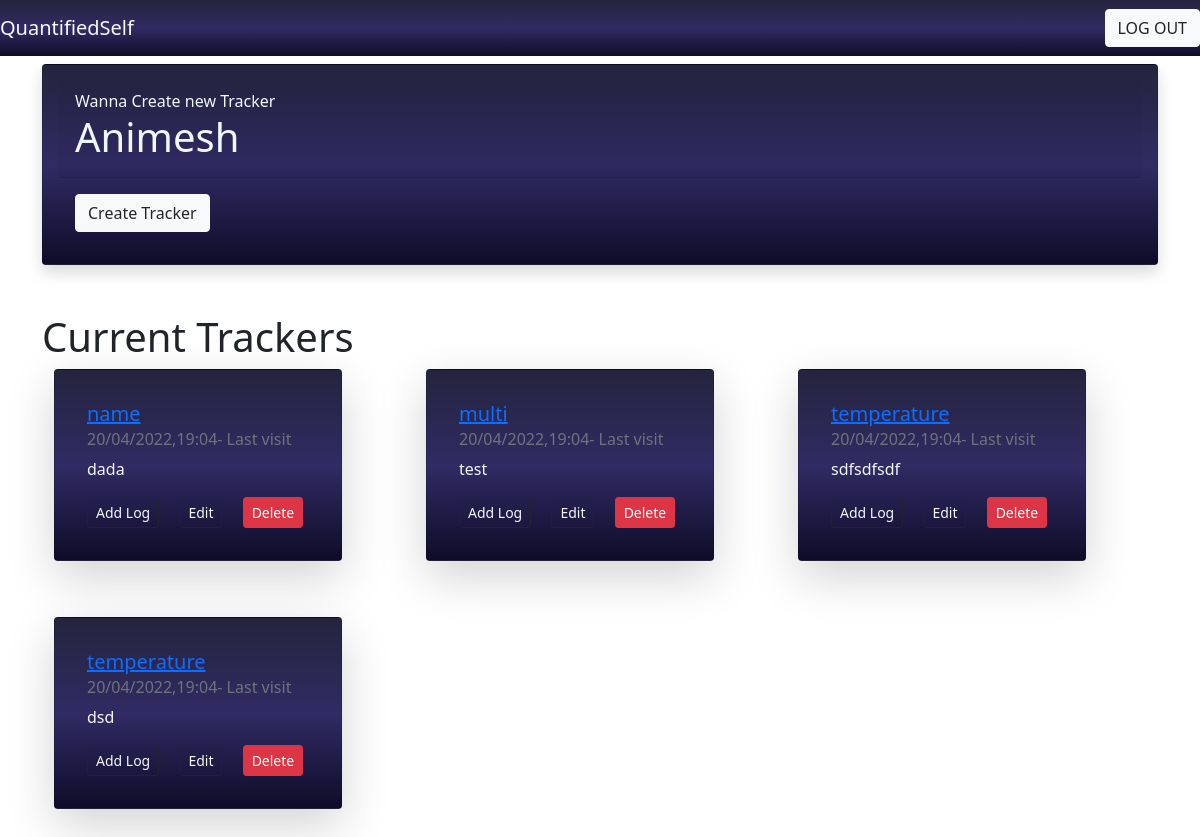
The page /dashboard (signed in) on the database its author committed.
### main.py (models this page shows)
class User(db.Model):
    id=db.Column(db.Integer, primary_key=True)
    username=db.Column(db.String,unique=True, nullable=False)
    password=db.Column(db.String, nullable=False)
    email=db.Column(db.String,unique=True, nullable=False)
    trackers=db.relationship('tracker',backref='user',lazy=True,cascade='all,delete')

class tracker(db.Model):
    t_id=db.Column(db.Integer, primary_key=True)
    Name=db.Column(db.String,nullable=False)
    desc=db.Column(db.String,nullable=False)
    type=db.Column(db.String)
    Settings=db.Column(db.String)
    user_id=db.Column(db.Integer,db.ForeignKey('user.id',ondelete='CASCADE'))
    logs=db.relationship('Addlog',backref='tracker',lazy=True,uselist=False,cascade='all,delete')

### main.py (the view)
@app.route('/dashboard')
def dashboard():
    if 'username' in session:
        u1=User.query.filter_by(username=session['username']).first()
        t1=tracker.query.filter_by(user_id=u1.id)
        return render_template('dashboard.html', track=t1,rev=rev)
    else:
        return redirect('/')

### templates/dashboard.html (shortened to what this page needs)
<!doctype html>
<html lang="en">
  <head>
    <link rel="stylesheet" href="{{url_for('static',filename='css/style.css')}}">
    <link href="https://cdn.jsdelivr.net/npm/bootstrap@5.1.3/dist/css/bootstrap.min.css" rel="stylesheet">
  </head>
  <body>
    <nav class="navbar navbar-light bg-light bg-nav">
      <a href="/" class="navbar-brand text-light">QuantifiedSelf</a>
      <a href="/logout" class="btn btn-light text-dark">LOG OUT</a>
    </nav>
    <div class="container mt-2">
      <div class="card shadow p-3 mb-5 bg-nav rounded">
        <div class="card-header" style="color: aliceblue;">
          Wanna Create new Tracker <h1 style="font-family: 'Segoe UI', Tahoma, Geneva, Verdana, sans-serif;text-transform:capitalize;">{{session.username}}</h1>
        </div>
        <div class="card-body" >
          <a href="/addtracker/{{session['username']}}"  style=" color: black;" class="btn btn-light text-dark">Create Tracker</a>
        </div>
      </div>
    </div>
    <div class="container">
     <h1>Current Trackers</h1>
     <div class="container">
       <div class="row">
     {% for t in track %}
     <div class="col-4 mb-2">
    <div class="card shadow-lg p-3 mb-5 bg-nav rounded" style="width: 18rem;">
      <div class="card-body ">
        <a href="/track/{{t.t_id}}"><h5 class="card-title">{{t.Name}}</h5></a>
        <h6 class="card-subtitle mb-2 text-muted">{{rev}}- Last visit</h6>
        <p class="card-text" style="color: aliceblue;">{{t.desc}}</p>
        <a href="/addlog/{{t.t_id}}" class="card-link btn btn-outline-dark btn-sm" style="color: aliceblue;">Add Log</a>
        <a href="/update/{{t.t_id}}" class="card-link btn btn-outline-dark btn-sm" style="color: aliceblue;">Edit</a>
        <a href="/del_track/{{t.t_id}}" class="card-link btn btn-danger btn-sm">Delete</a>
      </div>
    </div>
  </div>
    {% endfor %}
    </div>
    </div>
  </div>
  </body>
</html>

### static/css/style.css (style rules this page uses)
.bg-nav { background: #0f0c29; background: -webkit-linear-gradient(to bottom, #24243e, #302b63, #0f0c29); background: linear-gradient(to bottom, #24243e, #302b63, #0f0c29); }

### rows shown on the page
User: username "Animesh"
tracker: Name "name", rev "20/04/2022,19:04", desc "dada"
tracker: Name "multi", rev "20/04/2022,19:04", desc "test"
tracker: Name "temperature", rev "20/04/2022,19:04", desc "sdfsdfsdf"
tracker: Name "temperature", rev "20/04/2022,19:04", desc "dsd"
